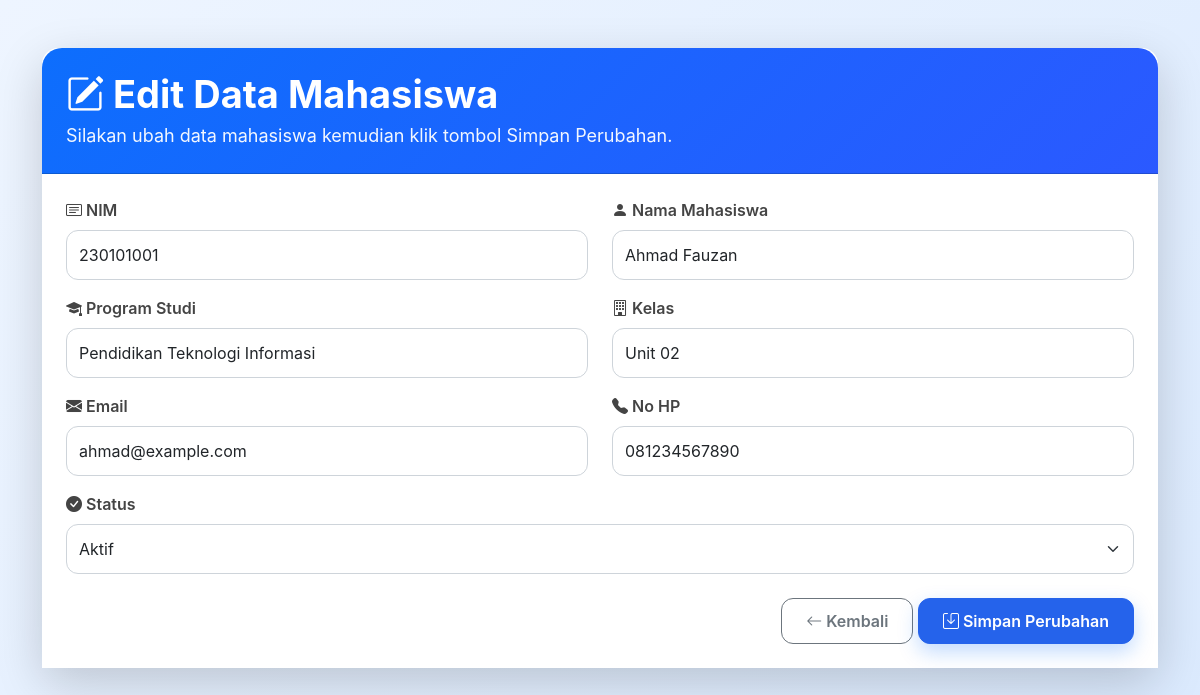
Screenshot of /edit_mahasiswa.php?id=1 with the database file from the repository.
### tables this page shows
CREATE TABLE `mahasiswa` (
  `id_mahasiswa` int(11) NOT NULL,
  `nim` varchar(30) NOT NULL,
  `nama_mahasiswa` varchar(100) NOT NULL,
  `prodi` varchar(100) NOT NULL,
  `kelas` varchar(20) NOT NULL,
  `email` varchar(100) DEFAULT NULL,
  `no_hp` varchar(20) DEFAULT NULL,
  `status` enum('aktif','nonaktif') DEFAULT 'aktif',
  `created_at` timestamp NOT NULL DEFAULT current_timestamp()
);

### edit_mahasiswa.php (the view, shortened to what this page needs)
<?php
include 'koneksi.php';
$id = $_GET['id'];
$query = mysqli_query($koneksi, "SELECT * FROM mahasiswa WHERE id_mahasiswa='$id'");
$row = mysqli_fetch_assoc($query);
?>
<!DOCTYPE html>
<html lang="id">
    <head>
        <link href="https://cdn.jsdelivr.net/npm/bootstrap@5.3.3/dist/css/bootstrap.min.css" rel="stylesheet">
        <link rel="stylesheet" href="https://cdn.jsdelivr.net/npm/bootstrap-icons@1.11.3/font/bootstrap-icons.min.css">
        <link href="assets/css/style.css" rel="stylesheet">
    </head>
    <body class="bg-light">
        <div class="container py-5">
            <div class="card shadow-lg border-0 rounded-4">
                <div class="card-header bg-primary text-white p-4">
                    <h2 class="mb-1">
                        <i class="bi bi-pencil-square"></i>
                        Edit Data Mahasiswa
                    </h2>
                    <p class="mb-0">
                        Silakan ubah data mahasiswa kemudian klik tombol Simpan Perubahan.
                    </p>
                </div>
                <div class="card-body p-4">
                    <form action="proses_edit_mahasiswa.php" method="POST">
                        <div class="row">
                            <div class="col-md-6 mb-3">
                                <label class="form-label">
                                    <i class="bi bi-card-text"></i>
                                    NIM
                                </label>
                                <input
                                type="text"
                                name="nim"
                                class="form-control"
                                value="<?= $row['nim']; ?>">
                            </div>
                            <div class="col-md-6 mb-3">
                                <label class="form-label">
                                    <i class="bi bi-person-fill"></i>
                                    Nama Mahasiswa
                                </label>
                                <input
                                type="text"
                                name="nama_mahasiswa"
                                class="form-control"
                                value="<?= $row['nama_mahasiswa']; ?>">
                            </div>
                            <div class="col-md-6 mb-3">
                                <label class="form-label">
                                    <i class="bi bi-mortarboard-fill"></i>
                                    Program Studi
                                </label>
                                <input
                                type="text"
                                name="prodi"
                                class="form-control"
                                value="<?= $row['prodi']; ?>">
                            </div>
                            <div class="col-md-6 mb-3">
                                <label class="form-label">
                                    <i class="bi bi-building"></i>
                                    Kelas
                                </label>
                                <input
                                type="text"
                                name="kelas"
                                class="form-control"
                                value="<?= $row['kelas']; ?>">
                            </div>
                            <div class="col-md-6 mb-3">
                                <label class="form-label">
                                    <i class="bi bi-envelope-fill"></i>
                                    Email
                                </label>
                                <input
                                type="email"
                                name="email"
                                class="form-control"
                                value="<?= $row['email']; ?>">
                            </div>
                            <div class="col-md-6 mb-3">
                                <label class="form-label">
                                    <i class="bi bi-telephone-fill"></i>
                                    No HP
                                </label>
                                <input
                                type="text"
                                name="no_hp"
                                class="form-control"
                                value="<?= $row['no_hp']; ?>">
                            </div>
                            <div class="col-md-12 mb-4">
                            <label class="form-label">
                                <i class="bi bi-check-circle-fill"></i>
                                Status
                            </label>
                            <select
                            name="status"
                            class="form-select">
                            <option value="aktif"
                            <?= $row['status']=="aktif" ? "selected" : ""; ?>>
                            Aktif
                        </option>
                </select>
            </div>
        </div>
        <div class="text-end">
            <a href="mahasiswa.php" class="btn btn-outline-secondary px-4">
                <i class="bi bi-arrow-left"></i>
                Kembali
            </a>
            <button type="submit" class="btn btn-primary px-4">
                <i class="bi bi-save"></i>
                Simpan Perubahan
            </button>
        </div>
    </form>
</div>
</div>
</div>
</body>
</html>

### assets/css/style.css (style rules this page uses)
:root { --primary: #2563eb; --primary-dark: #1e40af; --secondary: #64748b; --soft-bg: #f8fafc; --dark: #0f172a; --card-border: #e2e8f0; --success: #16a34a; --warning: #f59e0b; --danger: #dc2626; }
* { box-sizing: border-box; }
body { font-family: "Inter", "Segoe UI", Arial, sans-serif; background: var(--soft-bg); color: var(--dark); }
.form-control, .form-select { border-radius: 14px; border-color: #cbd5e1; padding: 11px 14px; }
.btn { border-radius: 14px; font-weight: 700; }
.btn-primary { background: var(--primary); border-color: var(--primary); }
body { background:#f5f7fb; }
.card { border-radius:20px; }
.card-header { border-radius:20px 20px 0 0 !important; }
.form-control, .form-select { border-radius:12px; padding:12px; }
.form-label { font-weight:600; color:#333; }
.btn { border-radius:12px; padding:10px 25px; font-weight:600; }
.btn-primary { box-shadow:0 8px 20px rgba(13,110,253,.25); }
body { background:linear-gradient(135deg,#eef5ff,#dbeafe); }
.form-label { font-weight:600; color:#444; }
.form-control, .form-select { border-radius:12px; padding:12px; border:1px solid #ced4da; }
.card-body { background:white; }
.card-header { background: linear-gradient(135deg,#0d6efd,#2b59ff) !important; }
.card-header h2 { font-size:38px; font-weight:700; }
.card-header p { font-size:18px; opacity:.95; }

### rows the page displays
mahasiswa: nim "230101001", nama_mahasiswa "Ahmad Fauzan", prodi "Pendidikan Teknologi Informasi", kelas "Unit 02", email "ahmad@example.com", no_hp "081234567890", status "Aktif"
